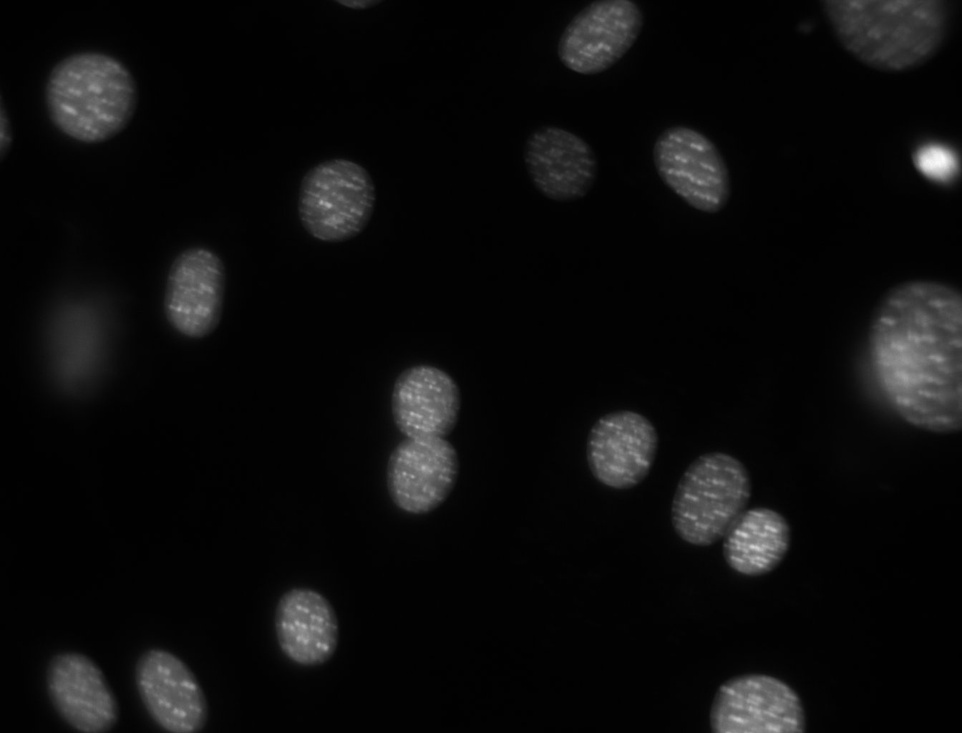
#> input picture opencv_programs/examples/dna.jpeg, 962 x 733 px, shrunk from 1344 x 1024 before the run
$ python blob_detect_scipy.py   (Python 2 division)   (older library calls are emulated)
#> lines starting #> are read from the running program, lines starting #| are printed output that depends on the picture
#!/usr/bin/env python
'''
@author Jeremy Barr
@date 5/8/2013
@brief Using SciPy to detect and count the blobs within the image 'dna.jpeg' and using MatPlotLib to display (plot) the labeled image.

'''

import scipy
from scipy import ndimage as ni
import matplotlib.pyplot as plt

# read image into numpy array
dna = scipy.misc.imread('dna.jpeg') # grey-scale iamge
#> dna is the input picture: shape (733, 962); min 0, max 251, mean 12.7

# smooth the image (to remove small objects); set the threshold
dnaf = ni.gaussian_filter(dna, 16)
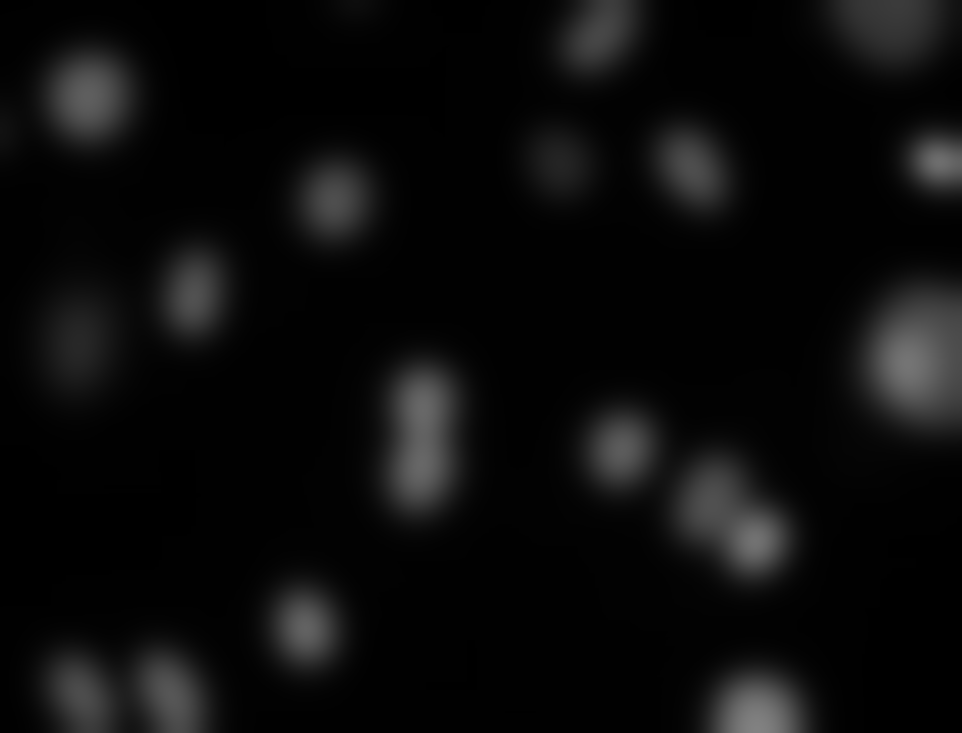
#> dnaf: shape (733, 962); min 0, max 129, mean 11.7
T = 25 # set threshold by hand to avoid installing 'mohatos' or
       # 'scipy.stsci.image' dependencies that have threshold() functions

# find connected components
labeled, nr_objects = ni.label(dnaf > T)  # 'dna[:,:,0] > T' for red-dot case
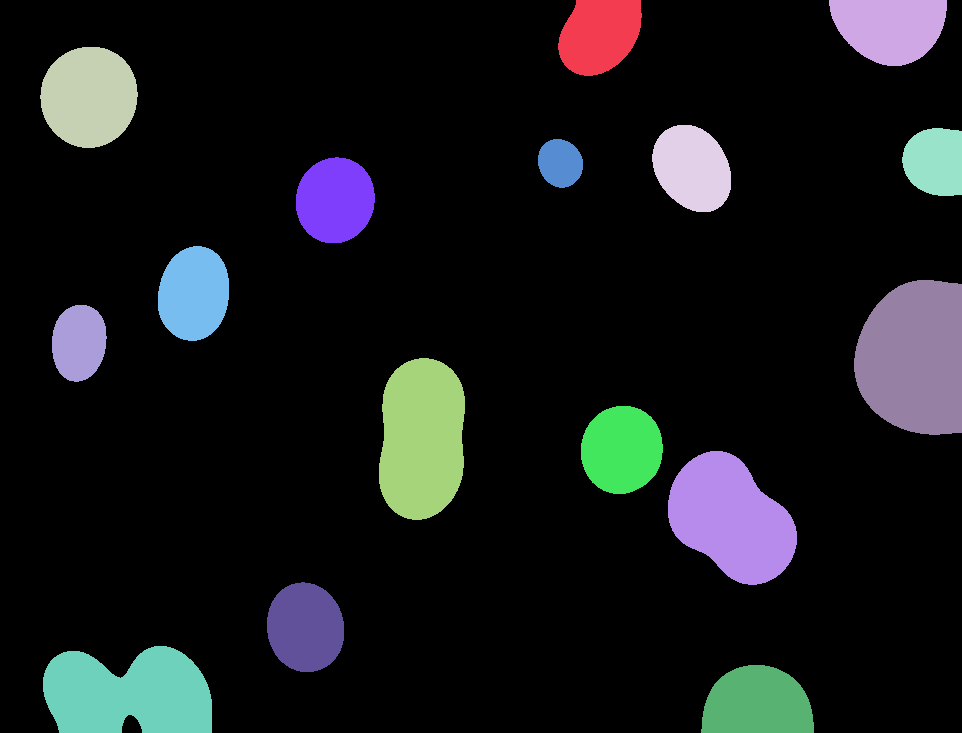
#> labeled: shape (733, 962) int32; 17 distinct labels, from 0 to 16; one colour per label, 0 black
#> nr_objects = 16
print "number of objects is %d " % nr_objects
#| number of objects is 16

# save and show labeled image
#scipy.misc.imsave('labeled_dna.png',labeled)
#scipy.misc.imshow(labeled) # black and white image
print 'Saving image...'
plt.imsave('labeled_dna.png',labeled)
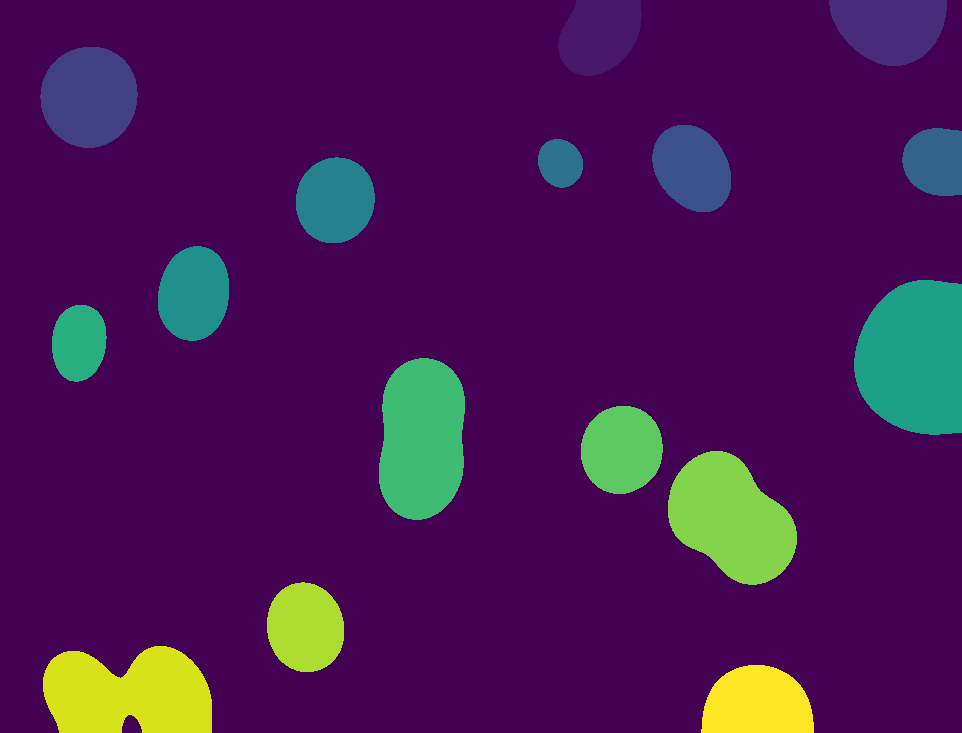
#> saved as labeled_dna.png: shape (733, 962, 3); mean R, G, B 72.5, 25.3, 86.7
print 'displaying image...'
plt.imshow(labeled)

plt.show()

print 'windows closed\nEND of program'
